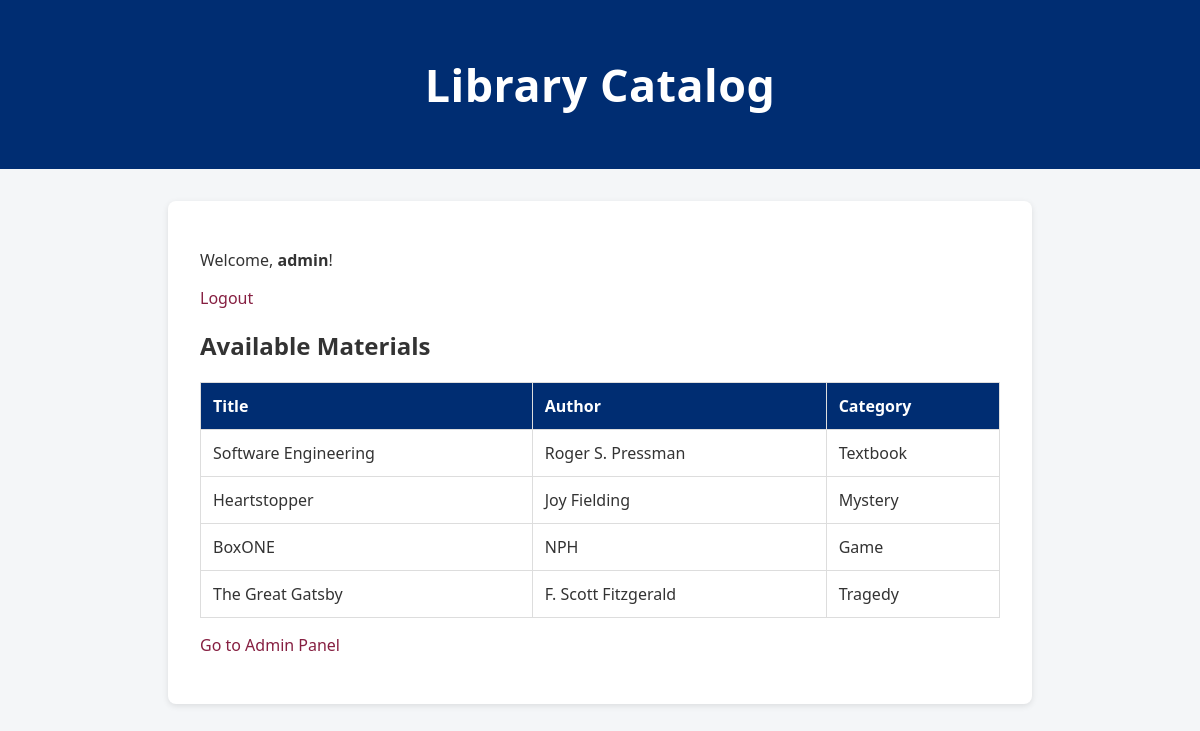
The app's page /test_mamp/catalog.php (signed in) with its own data.
### tables this page shows
CREATE TABLE `materials` (
  `id` int(11) NOT NULL,
  `title` varchar(255) NOT NULL,
  `author` varchar(255) DEFAULT NULL,
  `category` varchar(100) DEFAULT NULL,
  `available` tinyint(8) DEFAULT '1'
);

### public/test_mamp/catalog.php (the view, shortened to what this page needs)
<?php
include 'config.php';
?>
<!doctype html>
<html>
<head>
  <link rel="stylesheet" href="css/style.css">
</head>
<body>
<header><h1>Library Catalog</h1></header>
<div class="container">
  <p>Welcome, <strong><?= htmlspecialchars($_SESSION['user']['username']) ?></strong>!</p>
  <p><a href="logout.php">Logout</a></p>
  <h2>Available Materials</h2>
  <table class="table">
    <tr><th>Title</th><th>Author</th><th>Category</th></tr>
    <?php
    $result = mysqli_query($conn, "SELECT * FROM materials WHERE available=1");
    while ($row = mysqli_fetch_assoc($result)) {
      echo "<tr><td>{$row['title']}</td><td>{$row['author']}</td><td>{$row['category']}</td></tr>";
    }
    ?>
  </table>
  <?php if ($_SESSION['user']['role'] == 'admin'): ?>
    <p><a href="admin.php">Go to Admin Panel</a></p>
  <?php endif; ?>
</div>
</body>
</html>

### public/css/style.css (style rules this page uses)
:root { --primary-blue: #002D72; --primary-maroon: #861F41; --light-gray: #f4f6f8; --text-dark: #333; --text-light: #fff; }
body { font-family: 'Segoe UI', Arial, sans-serif; background: var(--light-gray); margin: 0; color: var(--text-dark); }
header { background: var(--primary-blue); color: var(--text-light); text-align: center; padding: 1.5rem; font-size: 1.4rem; font-weight: bold; letter-spacing: 0.5px; }
.container { max-width: 800px; margin: 2rem auto; background: #fff; padding: 2rem; border-radius: 8px; box-shadow: 0 2px 6px rgba(0,0,0,0.1); }
.table { width: 100%; border-collapse: collapse; margin-top: 1rem; }
.table th, .table td { border: 1px solid #ddd; padding: 0.75rem; }
.table th { background: var(--primary-blue); color: var(--text-light); text-align: left; }
a { color: var(--primary-maroon); text-decoration: none; font-weight: 500; }
p { margin-top: 1rem; }

### records on screen
materials: title "Software Engineering", author "Roger S. Pressman", category "Textbook"
materials: title "Heartstopper", author "Joy Fielding", category "Mystery"
materials: title "BoxONE", author "NPH", category "Game"
materials: title "The Great Gatsby", author "F. Scott Fitzgerald", category "Tragedy"

### other values on screen
$_SESSION['user']['username'] "admin"
